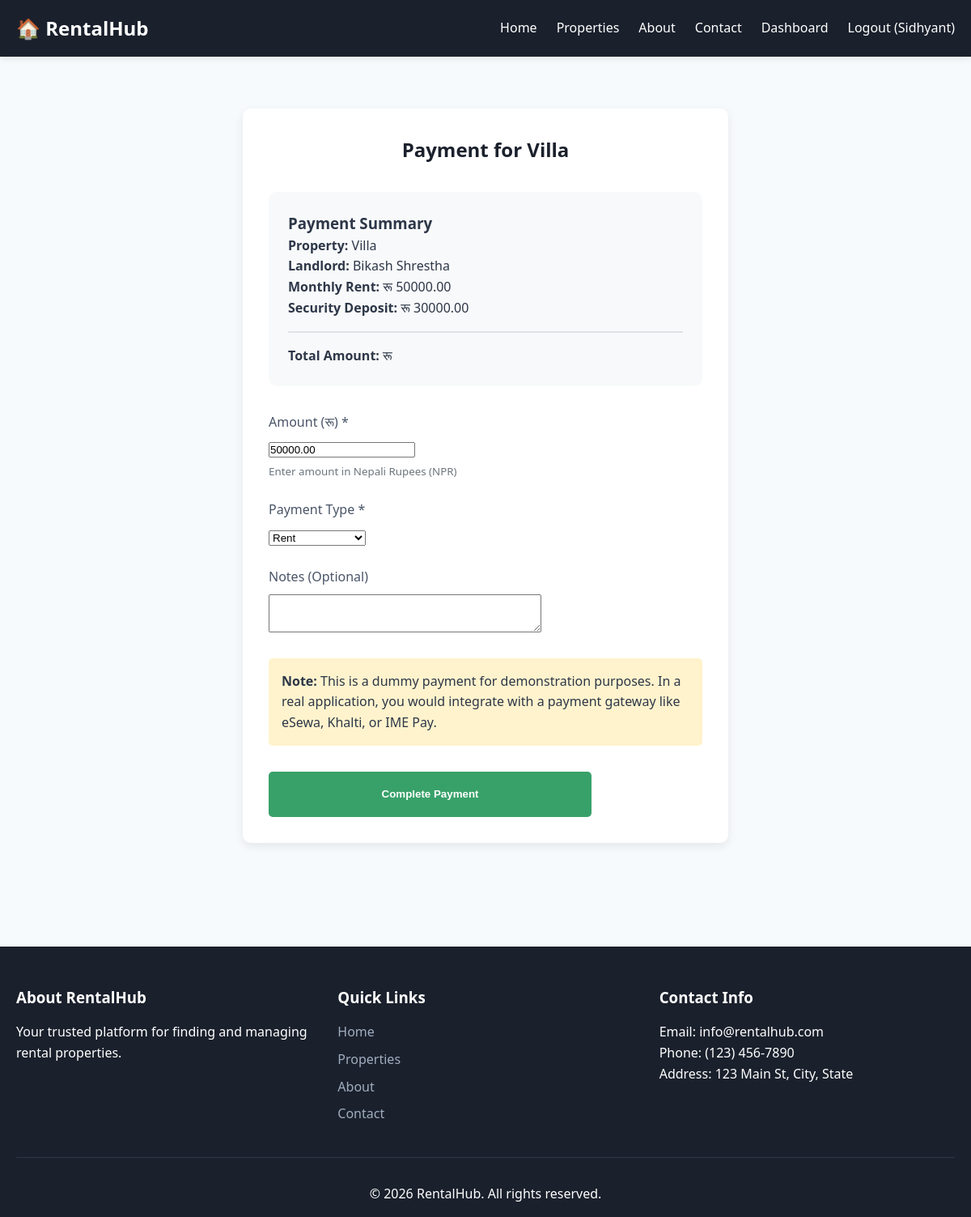
Screenshot of /payment/2/ (signed in) with the database file from the repository.
### rental/models.py (models this page shows, shortened)
class User(AbstractUser):
    USER_TYPE_CHOICES = (
        ('tenant', 'Tenant'),
        ('landlord', 'Landlord'),
        ('admin', 'Admin'),
    )
    user_type = models.CharField(max_length=10, choices=USER_TYPE_CHOICES, default='tenant')
    phone = models.CharField(max_length=15, blank=True, null=True)
    address = models.TextField(blank=True, null=True)
    profile_picture = models.ImageField(upload_to='profiles/', blank=True, null=True)
    is_approved = models.BooleanField(default=True)
    created_at = models.DateTimeField(auto_now_add=True)

class BookingRequest(models.Model):
    STATUS_CHOICES = (
        ('pending', 'Pending'),
        ('approved', 'Approved'),
        ('rejected', 'Rejected'),
        ('cancelled', 'Cancelled'),
    )
    tenant = models.ForeignKey(User, on_delete=models.CASCADE, related_name='booking_requests')
    property = models.ForeignKey(Property, on_delete=models.CASCADE, related_name='bookings')
    move_in_date = models.DateField()
    move_out_date = models.DateField(blank=True, null=True)
    message = models.TextField(blank=True)
    status = models.CharField(max_length=20, choices=STATUS_CHOICES, default='pending')
    created_at = models.DateTimeField(auto_now_add=True)
    updated_at = models.DateTimeField(auto_now=True)

class Property(models.Model):
    PROPERTY_TYPE_CHOICES = (
        ('apartment', 'Apartment'),
        ('house', 'House'),
        ('studio', 'Studio'),
        ('condo', 'Condo'),
        ('villa', 'Villa'),
    )
    STATUS_CHOICES = (
        ('available', 'Available'),
        ('rented', 'Rented'),
        ('maintenance', 'Under Maintenance'),
    )
    landlord = models.ForeignKey(User, on_delete=models.CASCADE, related_name='properties')
    title = models.CharField(max_length=200)
    description = models.TextField()
    property_type = models.CharField(max_length=20, choices=PROPERTY_TYPE_CHOICES)
    address = models.CharField(max_length=300)
    city = models.CharField(max_length=100)
    state = models.CharField(max_length=100)
    zip_code = models.CharField(max_length=10)
    bedrooms = models.IntegerField(validators=[MinValueValidator(0)])
    bathrooms = models.IntegerField(validators=[MinValueValidator(0)])
    area_sqft = models.IntegerField(validators=[MinValueValidator(0)])
    rent_amount = models.DecimalField(max_digits=10, decimal_places=2)
    security_deposit = models.DecimalField(max_digits=10, decimal_places=2)
    amenities = models.TextField(help_text="Comma-separated amenities")
    status = models.CharField(max_length=20, choices=STATUS_CHOICES, default='available')
    image = models.ImageField(upload_to='properties/', blank=True, null=True)
    is_featured = models.BooleanField(default=False)
    created_at = models.DateTimeField(auto_now_add=True)
    updated_at = models.DateTimeField(auto_now=True)
    class Meta:
        verbose_name_plural = "Properties"
        ordering = ['-created_at']

### rental/views.py (the view)
# urls.py: path('payment/<int:booking_id>/', views.payment, name='payment'),
@login_required
def payment(request, booking_id):
    booking = get_object_or_404(BookingRequest, pk=booking_id)
    if request.user != booking.tenant:
        messages.error(request, 'Access denied.')
        return redirect('tenant_dashboard')
    if request.method == 'POST':
        form = PaymentForm(request.POST)
        if form.is_valid():
            payment = form.save(commit=False)
            payment.booking = booking
            payment.transaction_id = str(uuid.uuid4())
            payment.status = 'completed'  # Dummy payment - auto complete
            payment.save()
            messages.success(request, 'Payment completed successfully!')
            return redirect('tenant_dashboard')
    else:
        initial_data = {
            'amount': booking.property.rent_amount,
            'payment_type': 'rent'
        }
        form = PaymentForm(initial=initial_data)
    context = {
        'form': form,
        'booking': booking,
    }
    return render(request, 'payment.html', context)

### rental/forms.py
class PaymentForm(forms.ModelForm):
    class Meta:
        model = Payment
        fields = ['amount', 'payment_type', 'notes']
        widgets = {
            'notes': forms.Textarea(attrs={'rows': 3}),
        }

### rental/templates/payment.html (shortened to what this page needs)
{% extends 'base.html' %}
{% block content %}
<div class="form-container">
    <h2 class="form-title">Payment for {{ booking.property.title }}</h2>
    <div style="background-color: #f8f9fa; padding: 1.5rem; border-radius: 10px; margin-bottom: 2rem;">
        <h3>Payment Summary</h3>
        <p><strong>Property:</strong> {{ booking.property.title }}</p>
        <p><strong>Landlord:</strong> {{ booking.property.landlord.get_full_name|default:booking.property.landlord.username }}</p>
        <p><strong>Monthly Rent:</strong> रू {{ booking.property.rent_amount|floatformat:2 }}</p>
        <p><strong>Security Deposit:</strong> रू {{ booking.property.security_deposit|floatformat:2 }}</p>
        <p style="margin-top: 1rem; padding-top: 1rem; border-top: 2px solid #dee2e6;"><strong>Total Amount:</strong> रू {{ total_amount|floatformat:2 }}</p>
    </div>
    <form method="post">
        <div class="form-group">
            <label for="{{ form.amount.id_for_label }}">Amount (रू) *</label>
            {{ form.amount }}
            <small style="color: #6c757d; display: block; margin-top: 0.25rem;">Enter amount in Nepali Rupees (NPR)</small>
        </div>
        <div class="form-group">
            <label for="{{ form.payment_type.id_for_label }}">Payment Type *</label>
            {{ form.payment_type }}
        </div>
        <div class="form-group">
            <label for="{{ form.notes.id_for_label }}">Notes (Optional)</label>
            {{ form.notes }}
        </div>
        <div style="background-color: #fff3cd; padding: 1rem; border-radius: 5px; margin-bottom: 1.5rem;">
            <p style="margin: 0;"><strong>Note:</strong> This is a dummy payment for demonstration purposes. In a real application, you would integrate with a payment gateway like eSewa, Khalti, or IME Pay.</p>
        </div>
        <div class="form-actions">
            <button type="submit" class="btn btn-green" style="flex: 1;">Complete Payment</button>
            <a href="{% url 'tenant_dashboard' %}" class="btn btn-outline">Cancel</a>
        </div>
    </form>
</div>
{% endblock %}

### rental/templates/base.html (shortened to what this page needs)
{% load static %}
<!DOCTYPE html>
<html lang="en">
<head>
    <link rel="stylesheet" href="{% static 'css/style.css' %}">
</head>
<body>
    <nav class="navbar">
        <div class="container">
            <div class="nav-brand">
                <a href="{% url 'home' %}">🏠 RentalHub</a>
            </div>
            <ul class="nav-menu">
                <li><a href="{% url 'home' %}">Home</a></li>
                <li><a href="{% url 'properties' %}">Properties</a></li>
                <li><a href="{% url 'about' %}">About</a></li>
                <li><a href="{% url 'contact' %}">Contact</a></li>
                {% if user.is_authenticated %}
                    {% if user.user_type == 'tenant' %}
                        <li><a href="{% url 'tenant_dashboard' %}">Dashboard</a></li>
                    {% elif user.user_type == 'landlord' %}
                        <li><a href="{% url 'landlord_dashboard' %}">Dashboard</a></li>
                    {% elif user.user_type == 'admin' or user.is_staff %}
                        <li><a href="{% url 'admin_dashboard' %}">Admin</a></li>
                    {% endif %}
                    <li><a href="{% url 'logout' %}">Logout ({{ user.username }})</a></li>
                {% else %}
                    <li><a href="{% url 'login' %}">Login</a></li>
                    <li><a href="{% url 'register' %}" class="btn-primary">Register</a></li>
                {% endif %}
            </ul>
        </div>
    </nav>
    <main>
        {% block content %}
        {% endblock %}
    </main>
    <footer class="footer">
        <div class="container">
            <div class="footer-content">
                <div class="footer-section">
                    <h3>About RentalHub</h3>
                    <p>Your trusted platform for finding and managing rental properties.</p>
                </div>
                <div class="footer-section">
                    <h3>Quick Links</h3>
                    <ul>
                        <li><a href="{% url 'home' %}">Home</a></li>
                        <li><a href="{% url 'properties' %}">Properties</a></li>
                        <li><a href="{% url 'about' %}">About</a></li>
                        <li><a href="{% url 'contact' %}">Contact</a></li>
                    </ul>
                </div>
                <div class="footer-section">
                    <h3>Contact Info</h3>
                    <p>Email: info@rentalhub.com</p>
                    <p>Phone: (123) 456-7890</p>
                    <p>Address: 123 Main St, City, State</p>
                </div>
            </div>
            <div class="footer-bottom">
                <p>&copy; 2026 RentalHub. All rights reserved.</p>
            </div>
        </div>
    </footer>
</body>
</html>

### rental/static/css/style.css (style rules this page uses)
* { margin: 0; padding: 0; box-sizing: border-box; }
body { font-family: 'Segoe UI', Tahoma, Geneva, Verdana, sans-serif; line-height: 1.6; color: #2d3748; background-color: #f7fafc; }
.container { max-width: 1200px; margin: 0 auto; padding: 0 20px; }
.navbar { background-color: #1a202c; color: white; padding: 1rem 0; box-shadow: 0 2px 8px rgba(0,0,0,0.1); }
.navbar .container { display: flex; justify-content: space-between; align-items: center; }
.nav-brand a { color: white; text-decoration: none; font-size: 1.5rem; font-weight: bold; }
.nav-menu { display: flex; list-style: none; gap: 1.5rem; }
.nav-menu a { color: white; text-decoration: none; transition: color 0.3s; }
main { min-height: calc(100vh - 200px); padding: 2rem 0; }
.btn { padding: 0.8rem 2rem; border: none; border-radius: 5px; cursor: pointer; text-decoration: none; display: inline-block; transition: all 0.3s; font-weight: 600; }
.btn-outline { background-color: transparent; color: white; border: 2px solid white; }
.btn-green { background-color: #38a169; color: white; }
.form-container { max-width: 600px; margin: 2rem auto; background-color: white; padding: 2rem; border-radius: 10px; box-shadow: 0 4px 12px rgba(0,0,0,0.08); }
.form-title { text-align: center; margin-bottom: 2rem; color: #1a202c; }
.form-group { margin-bottom: 1.5rem; }
.form-group label { display: block; margin-bottom: 0.5rem; color: #4a5568; font-weight: 500; }
.form-actions { display: flex; gap: 1rem; margin-top: 2rem; }
.footer { background-color: #1a202c; color: white; padding: 3rem 0 1rem; margin-top: 4rem; }
.footer-content { display: grid; grid-template-columns: repeat(auto-fit, minmax(250px, 1fr)); gap: 2rem; margin-bottom: 2rem; }
.footer-section h3 { margin-bottom: 1rem; }
.footer-section ul { list-style: none; }
.footer-section ul li { margin-bottom: 0.5rem; }
.footer-section a { color: #a0aec0; text-decoration: none; transition: color 0.3s; }
.footer-bottom { text-align: center; padding-top: 2rem; border-top: 1px solid #2d3748; }

### rows the page displays
User: username "Sidhyant"
BookingRequest: property "Villa", property.landlord.get_full_name "Bikash Shrestha", property.rent_amount "50000.00", property.security_deposit "30000.00"
